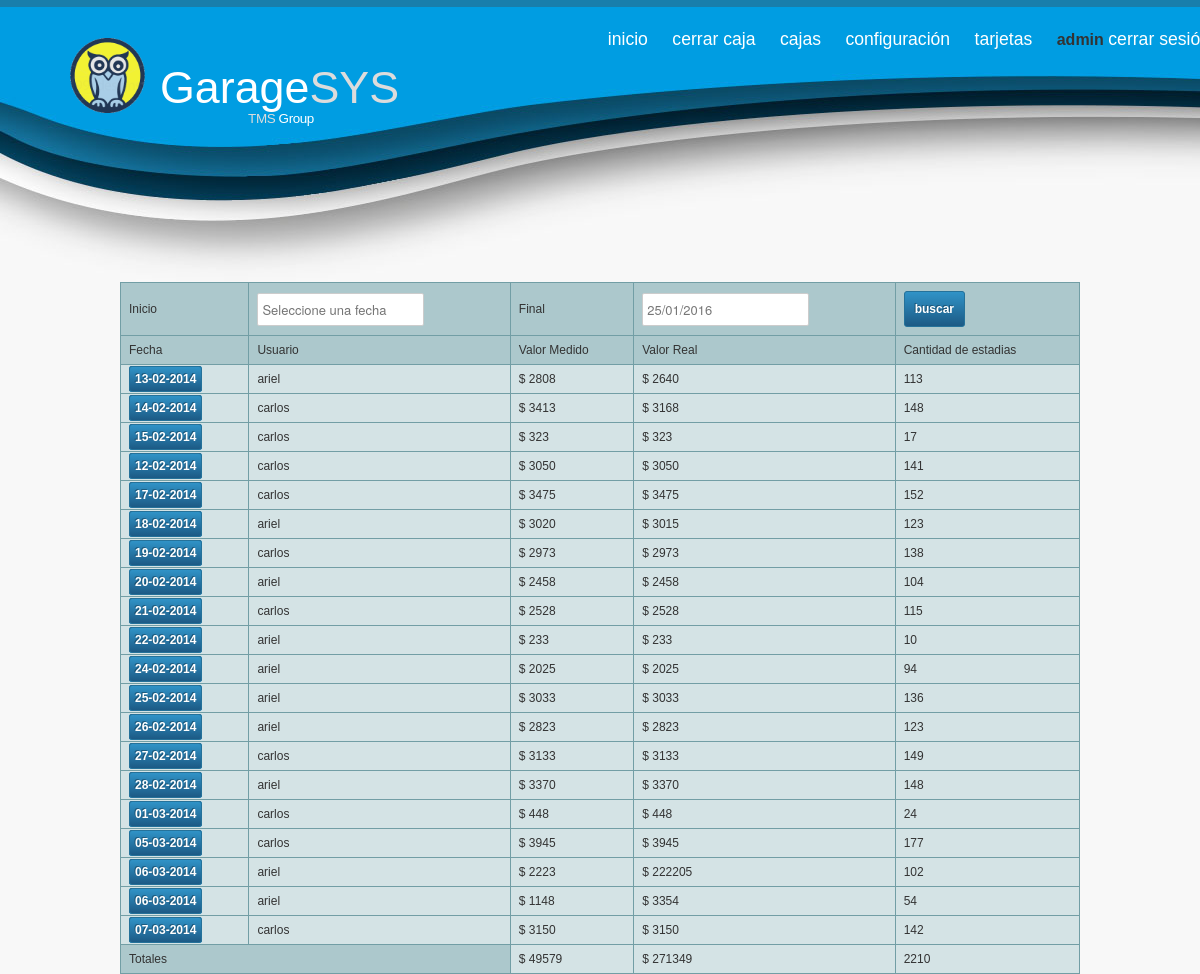
The page /cajas.php (signed in) on the database its author committed.
### tables this page shows
CREATE TABLE IF NOT EXISTS `aplicacion` (
  `id_aplicacion` int(11) NOT NULL AUTO_INCREMENT,
  `nombre` varchar(50) NOT NULL,
  `gris` varchar(50) NOT NULL,
  `id_estado` int(11) NOT NULL,
  PRIMARY KEY (`id_aplicacion`)
);

CREATE TABLE IF NOT EXISTS `caja` (
  `id_caja` int(11) NOT NULL AUTO_INCREMENT,
  `fecha` date NOT NULL,
  `valor_real` int(11) NOT NULL,
  `valor_medido` int(11) NOT NULL,
  `cant_estadia` int(11) NOT NULL,
  `id_nota` int(11) NOT NULL,
  `id_usuario` int(11) NOT NULL,
  `id_estacionamiento` int(11) NOT NULL,
  PRIMARY KEY (`id_caja`)
);

CREATE TABLE IF NOT EXISTS `usuarios` (
  `usuario_id` int(4) NOT NULL AUTO_INCREMENT,
  `usuario_nombre` varchar(15) NOT NULL DEFAULT '',
  `usuario_clave` varchar(32) NOT NULL DEFAULT '',
  `usuario_email` varchar(50) NOT NULL DEFAULT '',
  `usuario_freg` datetime NOT NULL DEFAULT '0000-00-00 00:00:00',
  `id_tipousuario` int(11) NOT NULL,
  PRIMARY KEY (`usuario_id`)
);

### cajas.php (the view, shortened to what this page needs)
<?php
include_once("menu.php");
$total_medido=0;
$total_real=0;
$total_estadia=0;
if(isset($_GET['buscar'])){
$fecha_inicio=date( "Y-d-m", strtotime( $_GET['inicio'] ) );
$fecha_final=date( "Y-d-m", strtotime( $_GET['final'] ) );
$query="SELECT * FROM `caja`
		INNER JOIN usuarios ON(caja.id_usuario=usuarios.usuario_id)
		WHERE
		DATE_FORMAT(fecha, '%Y-%m-%d')>='$fecha_inicio'
		AND
		DATE_FORMAT(fecha, '%Y-%m-%d')<='$fecha_final';";
$caja=mysql_query($query) or die(mysql_error());
$row_caja = mysql_fetch_assoc($caja);
$numero_cajas = mysql_num_rows($caja);
}else{
$query="SELECT * FROM `caja` INNER JOIN usuarios ON(caja.id_usuario=usuarios.usuario_id) LIMIT 0,20";
$caja=mysql_query($query) or die(mysql_error());
$row_caja = mysql_fetch_assoc($caja);
}
?>
<table id="tfhover" class="tftable">
<form action="cajas.php">
<th>Inicio</th>
<th><input name="inicio" id="datepicker" type="text" placeholder="Seleccione una fecha" required></th>
<th>Final</th>
<th><input name="final" id="datepicker2" type="text" placeholder="Seleccione una fecha" value="<?php echo date("m/d/Y")?>"></th>
<th><button type="submit" name="buscar" value="1">buscar</button></th>
</form>
<tr>
<th>Fecha</th>
<th>Usuario</th>
<th>Valor Medido</th>
<th>Valor Real</th>
<th>Cantidad de estadias</th>
</tr>
<?php do{?>
<tr>
<td><a href="#" class="button" style="padding: 5px 5px 5px 5px;"  title="guardar" onClick="abrirVentana('vercaja.php?caja=<?php echo $row_caja['id_caja']?>')"><?php echo date( "d-m-Y", strtotime( $row_caja['fecha'] ) );?></a></td>
<td><?php echo $row_caja['usuario_nombre'];?></td>
<td>$ <?php echo $row_caja['valor_medido'];?></td>
<td>$ <?php echo $row_caja['valor_real'];?></td>
<td><?php echo $row_caja['cant_estadia'];?></td>
<?php
$total_medido=$total_medido+$row_caja['valor_medido'];
$total_real=$total_real+$row_caja['valor_real'];
$total_estadia=$total_estadia+$row_caja['cant_estadia'];
?>
</tr>
<?php }while ($row_caja = mysql_fetch_array($caja)) ?>
<tr>
<th colspan="2">Totales</th>
<td>$ <?php echo $total_medido;?></td>
<td>$  <?php echo $total_real;?></td>
<td><?php echo $total_estadia;?></td>
</tr>
</table>

### menu.php (shortened to what this page needs)
<?php include_once("head.php");?>
<body onload="mueveReloj()">
<?php
$query="SELECT * FROM `aplicacion`";
$aplicacion=mysql_query($query) or die(mysql_error());
$row_aplicacion = mysql_fetch_assoc($aplicacion);
?>
	<header id="cabecera">
		<div class="container">
			<a id="logo" href="">
			<?php echo $row_aplicacion['nombre']?><span class="gris"><?php echo $row_aplicacion['gris']?></span>
			<p><span class="gris">TMS</span> Group</p></a>
			<nav id="navigation">
                <a href="index.php">Inicio</a>
                <a href="caja.php">Cerrar Caja</a>
				<?php
				if($_SESSION['id_tipousuario']==1){
				?>
				<a href="cajas.php">Cajas</a>
                <a href="config.php">Configuración</a>
				<a href="codigos.php">Tarjetas</a>
				<?php } ?>
				<?php
    if(isset($_SESSION['usuario_nombre'])) {
	?>
	<strong><?=$_SESSION['usuario_nombre']?></strong>
	 <a href="login/logout.php">Cerrar Sesión</a>
	<?php
		}
	?>
            </nav>
        </div>
    </header>
	<div id="content" class="container">

### css/1.css (style rules this page uses)
html, body, div, span, applet, object, iframe, h1, h2, h3, h4, h5, h6, p, blockquote, pre, a, abbr, acronym, address, big, cite, code, del, dfn, em, img, ins, kbd, q, s, samp, small, strike, strong, sub, sup, tt, var, b, u, i, center, dl, dt, dd, ol, ul, li, fieldset, form, label, legend, table, caption, tbody, tfoot, thead, tr, th, td, article, aside, canvas, details, embed, figure, figcaption, footer, header, hgroup, menu, nav, output, ruby, section, summary, time, mark, audio, video { margin: 0; padding: 0; border: 0; font-size: 100%; font: inherit; }
article, aside, details, figcaption, figure, footer, header, hgroup, menu, nav, section { display: block; }
body { line-height: 1; }
table { border-collapse: collapse; border-spacing: 0; }
body { background: #fff; font-family: "Trebuchet MS",Verdana,Geneva,Arial,Helvetica,sans-serif; color: #444; -webkit-font-smoothing: antialiased; -webkit-text-size-adjust: 100%; }
p { margin: 0 0 20px 0; }
strong { font-weight: bold; color: #333; }
.button, button, input[type="submit"], input[type="reset"], input[type="button"] { cursor: pointer; border:1px solid #25729a; -webkit-border-radius: 3px; -moz-border-radius: 3px; border-radius: 3px; font-size:12px; font-family:arial, helvetica, sans-serif; padding: 10px 10px 10px 10px; text-decoration:none; text-shadow: -1px -1px 0 rgba(0,0,0,0.3);font-weight:bold; color: #FFFFFF; background-color: #3093c7; background-image: -webkit-gradient(linear, left top, left bottom, from(#3093c7), to(#1c5a85)); background-image: -webkit-linear-gradient(top, #3093c7, #1c5a85); background-image: -moz-linear-gradient(top, #3093c7, #1c5a85); background-image: -ms-linear-gradient(top, #3093c7, #1c5a85); background-image: -o-linear-gradient(top, #3093c7, #1c5a85); background-image: linear-gradient(to bottom, #3093c7, #1c5a85);filter:progid:DXImageTransform.Microsoft.gradient(GradientType=0,startColorstr=#3093c7, endColorstr=#1c5a85); }
form { margin-bottom: 20px; }
input[type="text"], input[type="password"], input[type="email"], textarea, select { border: 1px solid #ccc; padding: 6px 4px; outline: none; -moz-border-radius: 2px; -webkit-border-radius: 2px; border-radius: 2px; font: 13px "HelveticaNeue", "Helvetica Neue", Helvetica, Arial, sans-serif; color: #777; margin: 0; max-width: 100%; display: block; background: #fff; }
table.tftable { font-size:12px;color:#333333;width:100%;border-width: 1px;border-color: #729ea5;border-collapse: collapse; }
table.tftable th { font-size:12px;background-color:#acc8cc;border-width: 1px;padding: 8px;border-style: solid;border-color: #729ea5;text-align:left; }
table.tftable tr { background-color:#d4e3e5; }
table.tftable td { font-size:12px;border-width: 1px;padding: 8px;border-style: solid;border-color: #729ea5; }

### css/2.css (style rules this page uses)
.container { position: relative; width: 960px; margin: 0 auto; padding: 0; }
.container:after { content: "\0020"; display: block; height: 0; clear: both; visibility: hidden; }

### css/3.css (style rules this page uses)
body { background: #f8f8f8; border-top:7px solid #187eac; -webkit-font-smoothing: subpixel-antialiased; }
#cabecera { height:275px; background: url(../imagenes/cabecera.jpg) no-repeat center bottom; position: relative; }
#logo { background: url(../imagenes/logo.png) no-repeat left; background-size:75px 75px; position: absolute; top:-5px; left:-50px; height:84px; font-size: 2.8em; color:#fff; text-decoration: none; padding-left:90px; padding-top:63px; font-family: 'Raleway', sans-serif; font-weight: 200; }
#logo p { display: block; font-weight: normal; font-size: .3em; letter-spacing: -0.03em; margin-left:3px; margin-top: 2px; }
.gris { color:#dcdcdc; }
#navigation { position: absolute; top:24px; right:-150px; }
#content { position: relative; margin-bottom: 0px; }
.container { position: relative; }
#navigation a { color:#fff; text-decoration: none; font-size: 1.1em; text-transform: lowercase; margin-right: 20px; font-family: 'Raleway', sans-serif; font-weight: 300; }

### rows shown on the page
aplicacion: nombre "Garage", gris "SYS"
caja: fecha "13-02-2014", id_usuario.usuario_nombre "ariel", valor_medido "2808", valor_real "2640", cant_estadia "113"
caja: fecha "14-02-2014", id_usuario.usuario_nombre "carlos", valor_medido "3413", valor_real "3168", cant_estadia "148"
caja: fecha "15-02-2014", id_usuario.usuario_nombre "carlos", valor_medido "323", valor_real "323", cant_estadia "17"
caja: fecha "12-02-2014", id_usuario.usuario_nombre "carlos", valor_medido "3050", valor_real "3050", cant_estadia "141"
caja: fecha "17-02-2014", id_usuario.usuario_nombre "carlos", valor_medido "3475", valor_real "3475", cant_estadia "152"
caja: fecha "18-02-2014", id_usuario.usuario_nombre "ariel", valor_medido "3020", valor_real "3015", cant_estadia "123"
caja: fecha "19-02-2014", id_usuario.usuario_nombre "carlos", valor_medido "2973", valor_real "2973", cant_estadia "138"
caja: fecha "20-02-2014", id_usuario.usuario_nombre "ariel", valor_medido "2458", valor_real "2458", cant_estadia "104"
caja: fecha "21-02-2014", id_usuario.usuario_nombre "carlos", valor_medido "2528", valor_real "2528", cant_estadia "115"
caja: fecha "22-02-2014", id_usuario.usuario_nombre "ariel", valor_medido "233", valor_real "233", cant_estadia "10"
caja: fecha "24-02-2014", id_usuario.usuario_nombre "ariel", valor_medido "2025", valor_real "2025", cant_estadia "94"
caja: fecha "25-02-2014", id_usuario.usuario_nombre "ariel", valor_medido "3033", valor_real "3033", cant_estadia "136"
caja: fecha "26-02-2014", id_usuario.usuario_nombre "ariel", valor_medido "2823", valor_real "2823", cant_estadia "123"
caja: fecha "27-02-2014", id_usuario.usuario_nombre "carlos", valor_medido "3133", valor_real "3133", cant_estadia "149"
caja: fecha "28-02-2014", id_usuario.usuario_nombre "ariel", valor_medido "3370", valor_real "3370", cant_estadia "148"
caja: fecha "01-03-2014", id_usuario.usuario_nombre "carlos", valor_medido "448", valor_real "448", cant_estadia "24"
caja: fecha "05-03-2014", id_usuario.usuario_nombre "carlos", valor_medido "3945", valor_real "3945", cant_estadia "177"
caja: fecha "06-03-2014", id_usuario.usuario_nombre "ariel", valor_medido "2223", valor_real "222205", cant_estadia "102"
caja: fecha "06-03-2014", id_usuario.usuario_nombre "ariel", valor_medido "1148", valor_real "3354", cant_estadia "54"
caja: fecha "07-03-2014", id_usuario.usuario_nombre "carlos", valor_medido "3150", valor_real "3150", cant_estadia "142"

### other values the page prints
$_SESSION['usuario_nombre'] "admin"
$total_medido "49579"
$total_real "271349"
$total_estadia "2210"
